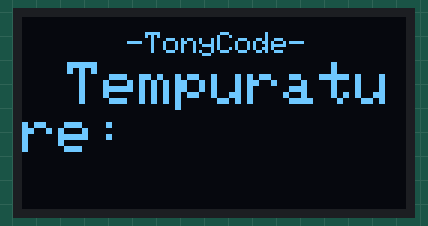
A sketch run on a simulated Arduino Uno, built with avr-gcc and run on an emulated ATmega328P. On the bench: 128×64 one-colour display.

Above: at 0.1 s.

The sketch:

olcd.ino
```cpp
/*
 * OLED显示
 */
#include <Wire.h>
#include <Adafruit_GFX.h>
#include <Adafruit_SSD1306.h>

#define OLED_RESET     4
Adafruit_SSD1306 display(128, 64, &Wire,OLED_RESET);

void setup() {
  display.begin(SSD1306_SWITCHCAPVCC,0x3C);
  display.setTextColor(WHITE);//开像素点发光
  display.clearDisplay();//清屏

  display.setTextSize(1); //设置字体大小
  display.setCursor(35, 5);//设置显示位置
  display.println("-TonyCode-");

  display.setTextSize(2);//设置字体大小
  display.setCursor(15, 15);//设置显示位置
  display.println("Tempurature:");

  display.display(); // 开显示

}

void loop() {

}
```
